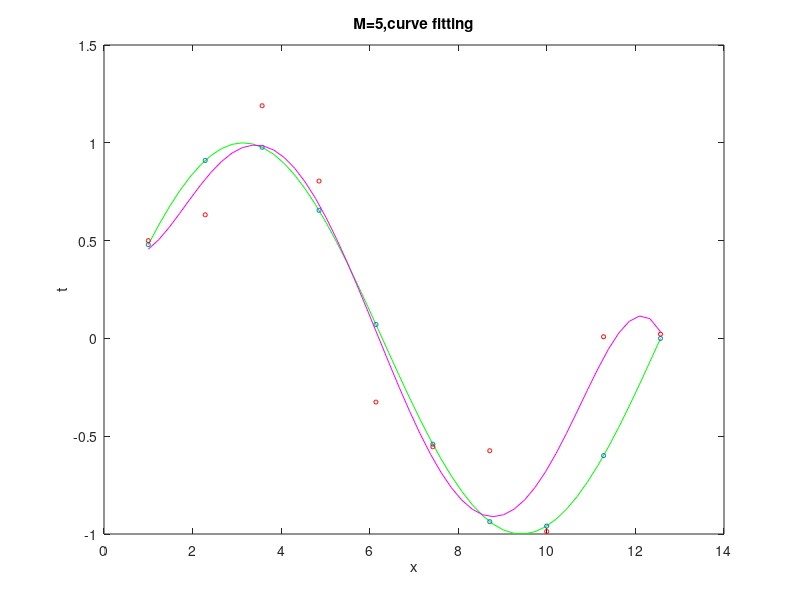
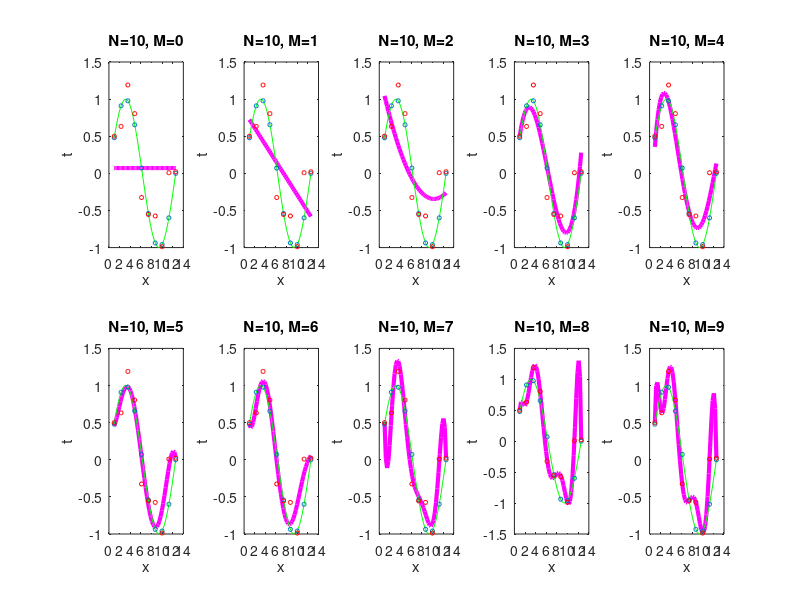
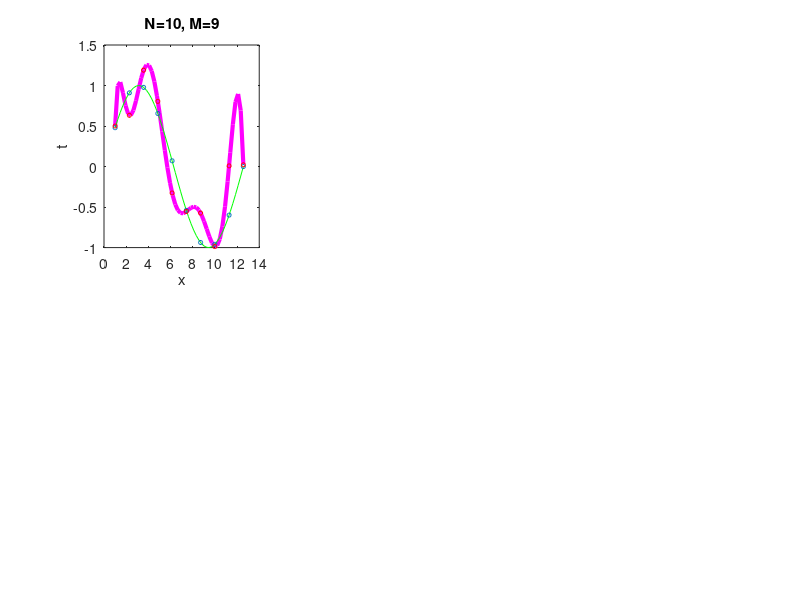

Write the MATLAB code that produced these figures, in order. (Note: this script raises an error after producing the figures.)
%% start code for project #1: linear regression
%pattern recognition, CSE583/EE552
%Weina Ge, Aug 2008

% imp note - only y_predit is extra plotted, rest of the plots have
% the same meaning as given, only the blue plot was tuned in green 
% for better viewing

clear 
close all

%load the data points
load data10.mat

%plot the groud truth curve
figure(1)
xx = linspace(1,4*pi,50);
yy = sin(.5*xx);
plot(xx,yy,'g-');
hold on
plot(x,y,'o','MarkerSize',3);
%plot the noisy observations
plot(x,t,'ro','MarkerSize',3);
xlabel('x')
ylabel('t')

%% PART 1 curve fit for M-5

M=5;
X=[];
X_plot=[];
for i=0:M
    X=[X x'.^i];
    X_plot=[X_plot xx'.^i];
end
w=inv(X'*X)*X'*t';
y_predict = X_plot*w ;
plot(xx,y_predict,'m-');
title('M=5,curve fitting')



%% PART 1 curve fit for different Ms
figure(2)
W=[];
for M=0:9
X=[];
X_plot=[];
for i=0:M
    X=[X x'.^i];
    X_plot=[X_plot xx'.^i];
end
% calculation of the w vector as given in notes
w=inv(X'*X)*X'*t';
% storing w for the report
W=[W,[w;NaN(9-M,1)]];
y_predict = X_plot*w ;  
%plots 
subplot(2,5,M+1)
plot(xx,y_predict,'m-','LineWidth',3);
hold on
plot(xx,yy,'g-');
plot(x,y,'o','MarkerSize',3);
plot(x,t,'ro','MarkerSize',3);
xlabel('x')
ylabel('t')
title(['N=10, M=',num2str(M)])
end
W2=W;

%% PART 1 curve fit for different data set
figure(3)
M=9;
W=[];
for k =1:6
npts = 10*k; 
name=['data',num2str(npts),'.mat'];% loading diffenernt data file
load(name)
X=[];
X_plot=[];
for i=0:M
    X=[X x'.^i];
    X_plot=[X_plot xx'.^i];
end
% calculation of w as given in notes
w=inv(X'*X)*X'*t';
W=[W,[w;NaN(9-M,1)]];  % storing w
y_predict = X_plot*w ; % rediction using w
%plots
subplot(2,3,k)
plot(xx,y_predict,'m-','LineWidth',3);
hold on
plot(xx,yy,'g-');
plot(x,y,'o','MarkerSize',3);
plot(x,t,'ro','MarkerSize',3);
xlabel('x')
ylabel('t')
title(['N=',num2str(npts),', M=9'])


end
W3=W;

%% PART 2 add regularization 

lambda=exp(-1);
load data10.mat
figure(4)
W=[];
for M=0:9
X=[];
X_plot=[];
for i=0:M
    X=[X x'.^i];
    X_plot=[X_plot xx'.^i];
end
% calculation of w as given in the notes
w=inv(X'*X+lambda*eye(M+1))*X'*t';
W=[W,[w;NaN(9-M,1)]];% storing w
y_predict = X_plot*w ; % y prediction
%plots
subplot(2,5,M+1)
plot(xx,y_predict,'m-','LineWidth',3);
hold on
plot(xx,yy,'g-');
plot(x,y,'o','MarkerSize',3);
plot(x,t,'ro','MarkerSize',3);
xlabel('x')
ylabel('t')
title(['ln lambda = -1, M=',num2str(M)])
end
W4=W;


%% PART 2 same M, same data, Different lambda

M=5;
load data10.mat
figure(5)
W=[];
L=[exp(-18),exp(-10),exp(-5),exp(0),exp(5),exp(10)]; % differnt lambda values
for k=1:6
lambda=L(k);
X=[];
X_plot=[];
for i=0:M
    X=[X x'.^i];
    X_plot=[X_plot xx'.^i];
end
% calculation of w as given in notes
w=inv(X'*X+lambda*eye(M+1))*X'*t';
W=[W,[w;NaN(9-M,1)]]; % storing w
y_predict = X_plot*w ;  % predicting y
%plots
subplot(2,3,k)
plot(xx,y_predict,'m-','LineWidth',3);
hold on
plot(xx,yy,'g-');
plot(x,y,'o','MarkerSize',3);
%plot the noisy observations
plot(x,t,'ro','MarkerSize',3);
xlabel('x')
ylabel('t')
title(['M=5, lambda=',num2str(L(k))])
end
W5=W;

%% PART 2, M =9 lambda=exp(-10), Different Data Points 

M=9;
W=[];
figure(6)
lambda=exp(-10);
for k =1:6
npts = 10*k; 
name=['data',num2str(npts),'.mat'];
load(name)
X=[];
X_plot=[];
for i=0:M
    X=[X x'.^i];
    X_plot=[X_plot xx'.^i];
end
% calculation of w as given in notes
w=inv(X'*X+lambda*eye(M+1))*X'*t';
W=[W,[w;NaN(9-M,1)]]; % string w 
y_predict = X_plot*w ;  % y prediction
%plots
subplot(2,3,k)
plot(xx,y_predict,'m-','LineWidth',3);
hold on
plot(xx,yy,'g-');
plot(x,y,'o','MarkerSize',3);
plot(x,t,'ro','MarkerSize',3);
xlabel('x')
ylabel('t')
title(['M=9, ln lambda=-10, N=',num2str(npts)])
end
W6=W;

%% PART 3 different M 

load data10.mat
figure(7)
W=[];
for M=0:9
X=[];
X_plot=[];
for i=0:M
    X=[X x'.^i];
    X_plot=[X_plot xx'.^i];
end
% clculation of we as per notes
w=inv(X'*X)*X'*t';
W=[W,[w;NaN(9-M,1)]]; % storing w
y_predict = X_plot*w; % prediction of y
beta=10/((t'-X*w)'*(t'-X*w));  % calculation of beta as given
% using the beta, variance is calcuted and 95 percent 
% confidence interval is plot
% higher and lower limit of y_prict is calcluted using the 
% 95 percent confdence interval method
y_predict_u= X_plot*w+1.96*sqrt(1/(beta*10)); % upper bound of 95 CI
y_predict_l= X_plot*w-1.96*sqrt(1/(beta*10)); % lower bound of 95 CI
%plots
subplot(2,5,M+1)
ciplot(y_predict_l,y_predict_u,xx,[0 1 0])
hold on
plot(xx,y_predict,'m-','LineWidth',3);
plot(xx,yy,'g-');
plot(x,y,'o','MarkerSize',3);
plot(x,t,'ro','MarkerSize',3);
xlabel('x')
ylabel('t')
title(['N=10, M=',num2str(M)])
end
W7=W;

%% PART 3 Different data points

figure(8)
W=[];
M=9;
for k =1:6
npts = 10*k; 
name=['data',num2str(npts),'.mat']; % loaading different data files
load(name)
X=[];
X_plot=[];
for i=0:M
    X=[X x'.^i];
    X_plot=[X_plot xx'.^i];
end
% calculation of w as given in the notes
w=inv(X'*X)*X'*t';
W=[W,[w;NaN(9-M,1)]]; % storing w
y_predict = X_plot*w ;  % y prediction 
beta=10/((t'-X*w)'*(t'-X*w)); % beta calculation as given
y_predict_u= X_plot*w+1.96*sqrt(1/(beta*npts)); % upper bound of 95 CI
y_predict_l= X_plot*w-1.96*sqrt(1/(beta*npts)); % lower bound of 95 CI
%plots
subplot(2,3,k)
ciplot(y_predict_l,y_predict_u,xx,[0 1 0])
hold on
plot(xx,y_predict,'m-','LineWidth',3);
plot(xx,yy,'g-');
plot(x,y,'o','MarkerSize',3);
plot(x,t,'ro','MarkerSize',3);
xlabel('x')
ylabel('t')
title(['M=9, N=',num2str(npts)])
end
W8=W;

%% PART 4 different M
load data10.mat
figure(9)
W=[];
beta_v=linspace(.9,8,10); % assumed beta values
alpha=.005;
for M=0:9
X=[];
X_plot=[];
beta=beta_v(M+1);
for i=0:M
    X=[X x'.^i];
    X_plot=[X_plot xx'.^i];
end
% w calcuation according the method given in notes
w=beta*inv(beta*X'*X+alpha*eye(M+1))*X'*t';
W=[W,[w;NaN(9-M,1)]]; % storing the w values
y_predict = X_plot*w; % y prediction
% calculation of S inverse
S_inv=alpha*eye(M+1)+beta*X_plot'*X_plot;
S=inv(S_inv); % calculation S
% calculation of sigma square
sigma_sq=(1/beta)+diag(X_plot*S*X_plot'); 
% using the sigma square 95 percent confidence interval is calculated
y_predict_u= X_plot*w+1.96*sqrt(sigma_sq/10); % Upper limit of 95 CI
y_predict_l= X_plot*w-1.96*sqrt(sigma_sq/10); % Lower limit of 95 CI
% plots
subplot(2,5,M+1)
ciplot(y_predict_l,y_predict_u,xx,[0 1 0])
hold on
plot(xx,y_predict,'m-','LineWidth',3);
plot(xx,yy,'g-');
plot(x,y,'o','MarkerSize',3);
plot(x,t,'ro','MarkerSize',3);
xlabel('x')
ylabel('t')
title(['alpha=.005, beta=',num2str(beta),' M=',num2str(M)])
end
W9=W;

%% PART 4 Different data
figure(10)
M=9;
W=[];
beta_v=linspace(.9,8,10); % assumed beta values
alpha=.005;
for k =1:6
npts = 10*k; 
name=['data',num2str(npts),'.mat'];
load(name)
X=[];
X_plot=[];
for i=0:M
    X=[X x'.^i];
    X_plot=[X_plot xx'.^i];
end
beta=beta_v(M+1);
% w calcuation according the method given in notes
w=beta*inv(beta*X'*X+alpha*eye(M+1))*X'*t';
W=[W,[w;NaN(9-M,1)]]; % storing the w values
y_predict = X_plot*w ; % y prediction
beta=10/((t'-X*w)'*(t'-X*w));
% calculation of S inverse
S_inv=alpha*eye(M+1)+beta*X_plot'*X_plot;
S=inv(S_inv); % calculation S
% calculation of sigma square
sigma_sq=(1/beta)+diag(X_plot*S*X_plot');
% using the sigma square 95 percent confidence interval is calculated
y_predict_u= X_plot*w+1.96*sqrt(sigma_sq/10); % Upper limit of 95 CI
y_predict_l= X_plot*w-1.96*sqrt(sigma_sq/10); % Lower limit of 95 CI
% plots 
subplot(2,3,k)
ciplot(y_predict_l,y_predict_u,xx,[0 1 0])
hold on
plot(xx,y_predict,'m-','LineWidth',3);
plot(xx,yy,'g-');
plot(x,y,'o','MarkerSize',3);
plot(x,t,'ro','MarkerSize',3);
xlabel('x')
ylabel('t')
title(['alpha=.005, M= 9, beta=',num2str(beta),' N=',num2str(npts)])
end
W10=W;

%%

